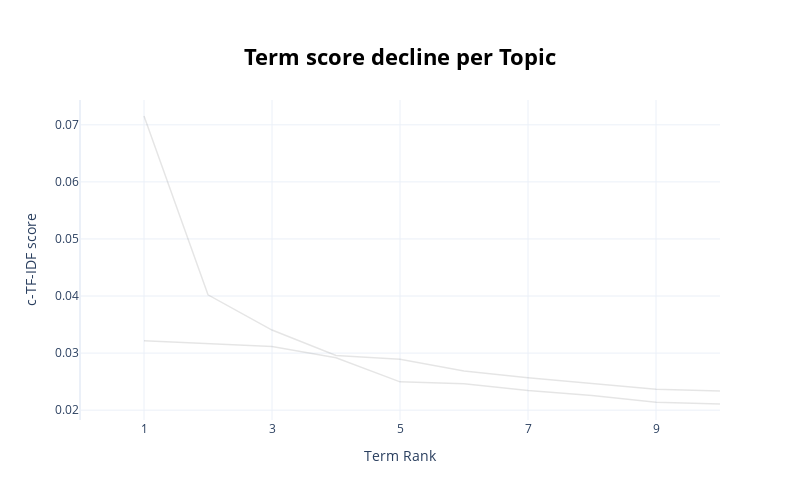

The code cell stored with this chart in its notebook:
### Code cell
topic_model.visualize_term_rank()

### Figure 1 — Plotly figure (JSON) as saved in the notebook; plotly's stock layout.template omitted (floating-point values rounded to 4 significant figures)
{"data": [{"hovertext": "<b>Topic 0</b>:state_ukraine_russia_senator_would_", "line": {"color": "black", "width": 1.5}, "mode": "lines+lines", "name": "", "opacity": 0.1, "type": "scatter", "x": [1, 2, 3, 4, 5, 6, 7, 8, 9, 10], "y": [0.03216, 0.0317, 0.03114, 0.02919, 0.02496, 0.02465, 0.02346, 0.02257, 0.02137, 0.02108]}, {"hovertext": "<b>Topic 1</b>:mr_thank_think_ukraine_know_would_s", "line": {"color": "black", "width": 1.5}, "mode": "lines+lines", "name": "", "opacity": 0.1, "type": "scatter", "x": [1, 2, 3, 4, 5, 6, 7, 8, 9, 10], "y": [0.07154, 0.04021, 0.03404, 0.02957, 0.02894, 0.02687, 0.02566, 0.02473, 0.02368, 0.02334]}], "layout": {"height": 500, "hoverlabel": {"bgcolor": "white", "font": {"family": "Rockwell", "size": 16}}, "showlegend": false, "title": {"font": {"color": "Black", "size": 22}, "text": "<b>Term score decline per Topic</b>", "x": 0.5, "xanchor": "center", "y": 0.9, "yanchor": "top"}, "width": 800, "xaxis": {"dtick": 2, "range": [0, 10], "tick0": 1, "title": {"text": "Term Rank"}}, "yaxis": {"title": {"text": "c-TF-IDF score"}}}}
